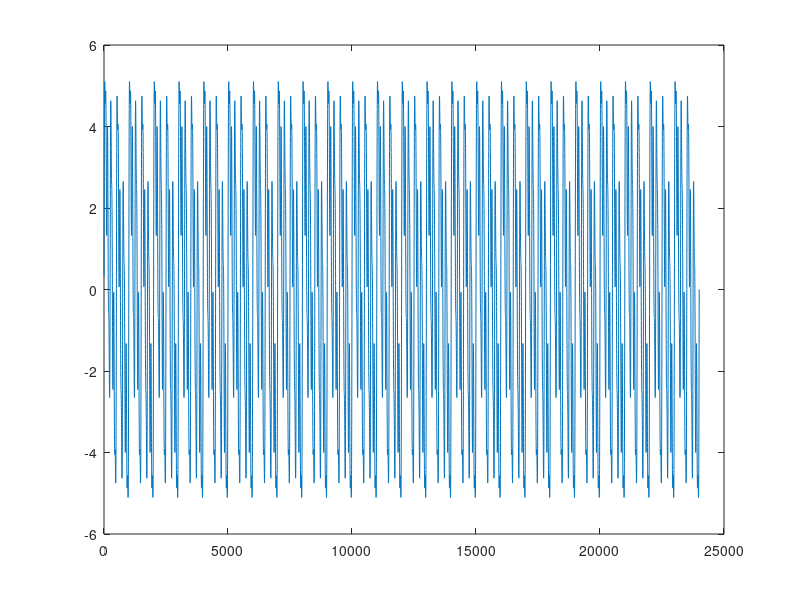

MATLAB code to generate this figure: (Note: this script raises an error after producing the figure.)
%%
% p = fileparts(pwd);
% addpath(genpath(p));
%% simulate signal
duration = 120;
frequency = [0.2, 0.4, 0.8, 1.6, 3.2];
amplitude = [1, 2, 3, 2, 1];
srate = 200;

nSamples = round(duration * srate);
period = 1 / srate;
seconds = (1:nSamples).*period;
data = zeros(1, nSamples);
for i=1:length(frequency)
    data = data + amplitude(i) * sin(2 * pi * frequency(i) * seconds);
end
%% confirm that signal was simulated as intended
figure
plot(data)
minFreq = 0.1;
window = round((2 / minFreq) * srate);
noverlap = round(window/2);
f = frequency;
figure
pwelch(data, window, noverlap, f, srate);
%% format input
EEG.data = data;
EEG.srate = srate;
detrendIn = struct('detrendChannels', 1, 'detrendType', 'linear', ...
                    'detrendCutoff', 0.5, 'detrendStepSize', 0.02, ...
                    'detrendCommand', []);
%%
[EEG, detrendOut] = removeTrend(EEG, detrendIn);

%% plot detrended data
figure
plot(EEG.data)
minFreq = 0.1;
window = round((2 / minFreq) * srate);
noverlap = round(window/2);
f = frequency;
figure
pwelch(EEG.data, window, noverlap, f, srate);
% Frequencies below 0.5 Hz not fully attenuated